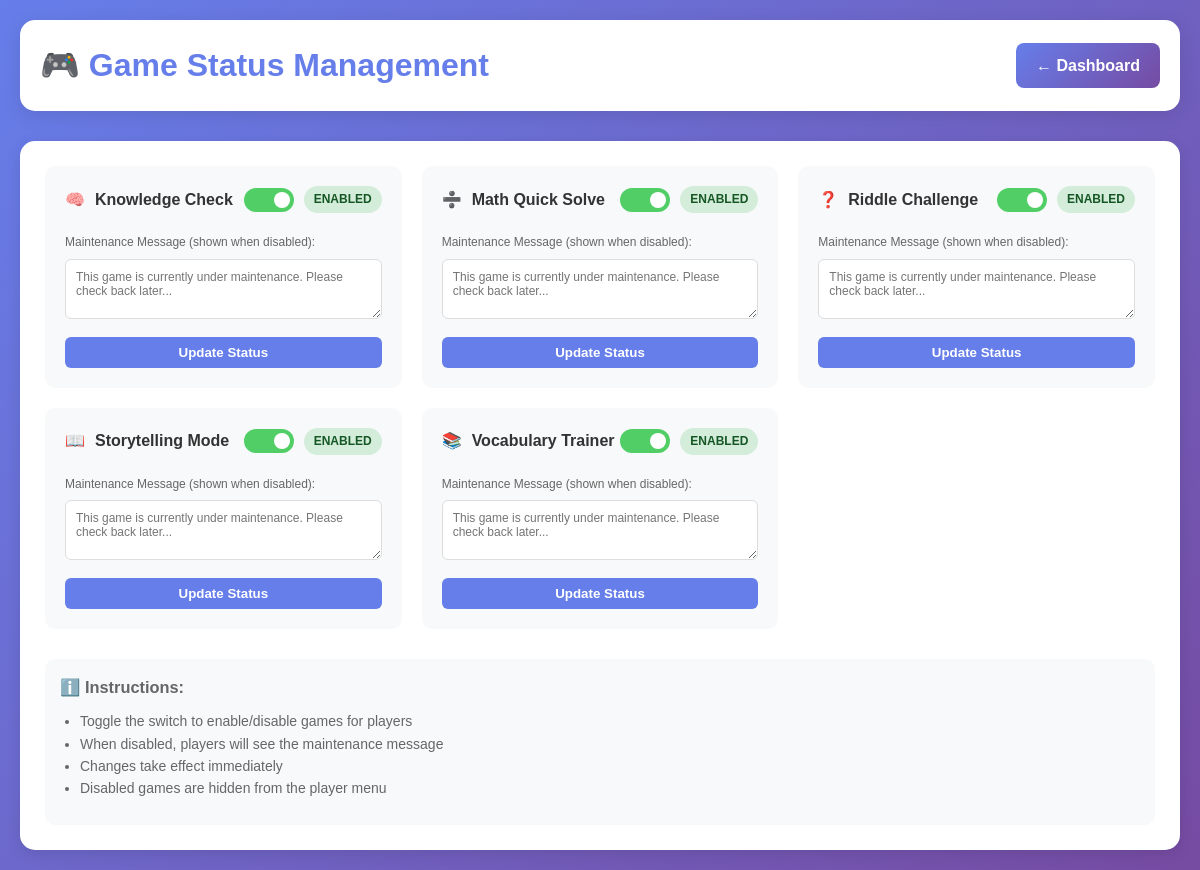
The page /admin/game-status (signed in) on the database its author committed.
### tables this page shows
CREATE TABLE game_status (
            game TEXT PRIMARY KEY,
            enabled INTEGER DEFAULT 1,
            maintenance_message TEXT
        );

### app.py (the view, shortened to what this page needs)
@app.route("/admin/game-status", methods=["GET", "POST"])
@admin_required
def admin_game_status():
    conn = get_db_connection()
    cursor = conn.cursor()
    cursor.execute("SELECT * FROM game_status ORDER BY game")
    games = [dict(row) for row in cursor.fetchall()]
    conn.close()
    return render_template("admin/game_status.html", games=games)

### app.py (called while the page is built)
def get_db_connection():
    conn = sqlite3.connect(Config.DATABASE_PATH)
    conn.row_factory = sqlite3.Row
    return conn

def admin_required(f):
    @wraps(f)
    def decorated_function(*args, **kwargs):
        if "user_id" not in session:
            return redirect(url_for("signin"))
        conn = get_db_connection()
        cursor = conn.cursor()
        cursor.execute("SELECT role FROM users WHERE id = ?", (session["user_id"],))
        user = cursor.fetchone()
        conn.close()
        if not user or user["role"] != "admin":
            flash("Admin access required", "error")
            return redirect(url_for("player_menu"))
        return f(*args, **kwargs)
    return decorated_function

### templates/admin/game_status.html (shortened to what this page needs)
<!DOCTYPE html>
<html lang="en">
<head>
    <link rel="stylesheet" href="/static/css/style.css">
</head>
<body>
    <div class="container">
        <div class="header">
            <h1>🎮 Game Status Management</h1>
            <a href="/admin/dashboard" class="btn btn-primary">← Dashboard</a>
        </div>
        <div class="status-container">
            <div class="games-grid">
                {% for game in games %}
                {% set game_names = {
                    'knowledge_check': '🧠 Knowledge Check',
                    'math_quick': '➗ Math Quick Solve',
                    'riddle': '❓ Riddle Challenge',
                    'vocabulary': '📚 Vocabulary Trainer',
                    'storytelling': '📖 Storytelling Mode'
                } %}
                <form method="POST" action="/admin/game-status" class="game-status-card">
                    <div class="game-header">
                        <div class="game-name">
                            {{ game_names[game.game].split(' ')[0] }}
                            <span>{{ game_names[game.game].split(' ')[1:]|join(' ') }}</span>
                        </div>
                        <div class="status-toggle">
                            <label class="toggle-switch">
                                <span class="slider"></span>
                            </label>
                            <span class="status-badge {% if game.enabled == 1 %}status-enabled{% else %}status-disabled{% endif %}">
                                {% if game.enabled == 1 %}ENABLED{% else %}DISABLED{% endif %}
                            </span>
                        </div>
                    </div>
                    <div class="maintenance-message">
                        <label style="font-size: 12px; color: #666;">Maintenance Message (shown when disabled):</label>
                        <textarea name="maintenance_message" placeholder="This game is currently under maintenance. Please check back later...">{{ game.maintenance_message or '' }}</textarea>
                    </div>
                    <button type="submit" class="update-btn">Update Status</button>
                </form>
                {% endfor %}
            </div>
            <div class="instructions">
                <h3 style="margin-top: 0;">ℹ️ Instructions:</h3>
                <ul style="margin: 10px 0; padding-left: 20px;">
                    <li>Toggle the switch to enable/disable games for players</li>
                    <li>When disabled, players will see the maintenance message</li>
                    <li>Changes take effect immediately</li>
                    <li>Disabled games are hidden from the player menu</li>
                </ul>
            </div>
        </div>
    </div>
</body>
</html>

### static/css/style.css (style rules this page uses)
* { margin: 0; padding: 0; box-sizing: border-box; }
body { font-family: 'Arial', sans-serif; line-height: 1.6; }
.btn { display: inline-block; padding: 10px 20px; border-radius: 5px; text-decoration: none; font-weight: bold; cursor: pointer; border: none; transition: all 0.3s; }
.btn-primary { background: #667eea; color: white; }

### templates/admin/game_status.html (style rules this page uses)
body { background: linear-gradient(135deg, #667eea 0%, #764ba2 100%); min-height: 100vh; padding: 20px; font-family: 'Arial', sans-serif; }
.container { max-width: 1200px; margin: 0 auto; }
.header { display: flex; justify-content: space-between; align-items: center; margin-bottom: 30px; padding: 20px; background: white; border-radius: 15px; box-shadow: 0 4px 20px rgba(0, 0, 0, 0.1); }
.header h1 { color: #667eea; margin: 0; display: flex; align-items: center; gap: 10px; }
.btn { padding: 10px 20px; border-radius: 8px; border: none; font-weight: bold; cursor: pointer; text-decoration: none; display: inline-flex; align-items: center; gap: 8px; transition: transform 0.2s; }
.btn-primary { background: linear-gradient(135deg, #667eea 0%, #764ba2 100%); color: white; }
.status-container { background: white; border-radius: 15px; padding: 25px; box-shadow: 0 4px 15px rgba(0, 0, 0, 0.1); }
.games-grid { display: grid; grid-template-columns: repeat(auto-fill, minmax(300px, 1fr)); gap: 20px; }
.game-status-card { background: #f8f9fa; border-radius: 10px; padding: 20px; transition: all 0.3s; }
.game-header { display: flex; justify-content: space-between; align-items: center; margin-bottom: 15px; }
.game-name { display: flex; align-items: center; gap: 10px; font-weight: bold; color: #333; }
.status-toggle { display: flex; align-items: center; gap: 10px; }
.toggle-switch { position: relative; display: inline-block; width: 50px; height: 24px; }
.slider { position: absolute; cursor: pointer; top: 0; left: 0; right: 0; bottom: 0; background-color: #ccc; transition: .4s; border-radius: 34px; }
.slider:before { position: absolute; content: ""; height: 16px; width: 16px; left: 4px; bottom: 4px; background-color: white; transition: .4s; border-radius: 50%; }
input:checked + .slider { background-color: #51cf66; }
input:checked + .slider:before { transform: translateX(26px); }
.status-badge { padding: 4px 10px; border-radius: 15px; font-size: 12px; font-weight: bold; }
.status-enabled { background: #d4edda; color: #155724; }
.maintenance-message { margin-top: 10px; }
textarea { width: 100%; padding: 10px; border: 1px solid #ddd; border-radius: 6px; font-size: 12px; font-family: 'Arial', sans-serif; margin-top: 5px; resize: vertical; min-height: 60px; }
.update-btn { margin-top: 10px; padding: 8px 15px; background: #667eea; color: white; border: none; border-radius: 6px; cursor: pointer; font-weight: bold; width: 100%; }
.instructions { background: #f8f9fa; border-radius: 10px; padding: 15px; margin-top: 30px; font-size: 14px; color: #666; }

### rows shown on the page
game_status: game_names "🧠", game_names "Knowledge Check", enabled "ENABLED"
game_status: game_names "➗", game_names "Math Quick Solve", enabled "ENABLED"
game_status: game_names "❓", game "Riddle Challenge", enabled "ENABLED"
game_status: game_names "📖", game "Storytelling Mode", enabled "ENABLED"
game_status: game_names "📚", game "Vocabulary Trainer", enabled "ENABLED"
